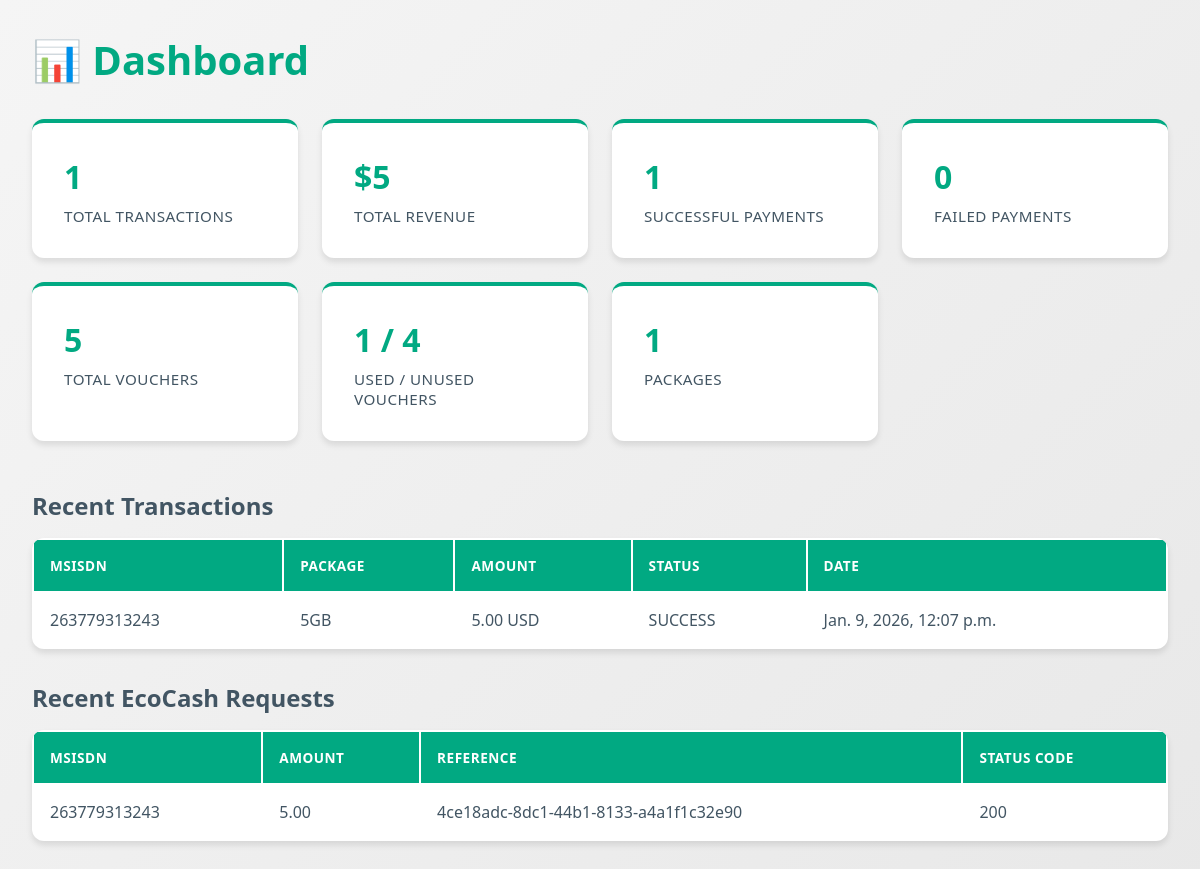
Page /dashboard/ (signed in) on the earlier database version.
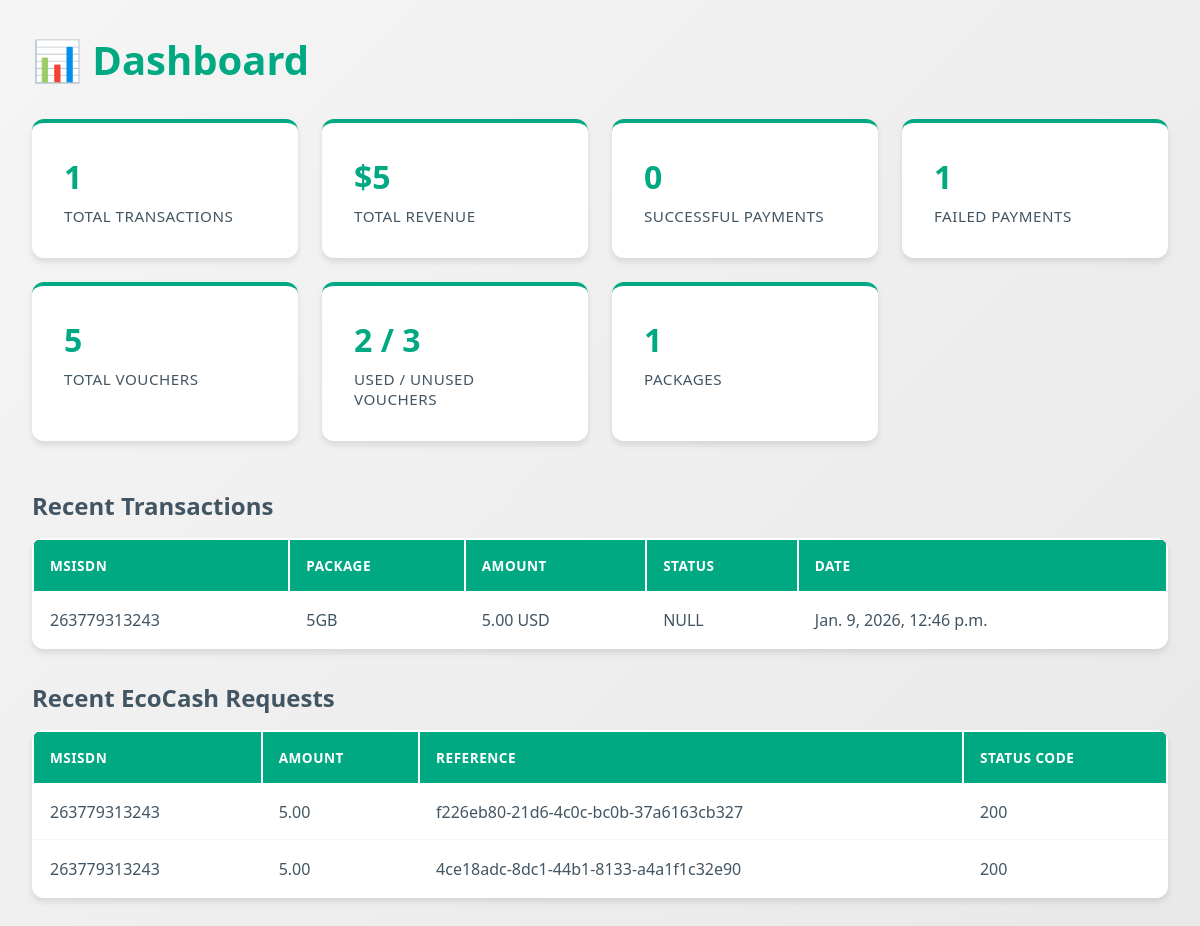
Same page on the later database version.
### main/models.py (models this page shows, shortened)
class Transaction(models.Model):
    customer_msisdn = models.CharField(max_length=12)
    amount = models.DecimalField(max_digits=10, decimal_places=2)
    package = models.CharField(max_length=50)  # e.g., 1GB, 5GB, 10GB, Unlimited
    currency = models.CharField(max_length=10, default="USD")
    source_reference = models.CharField(max_length=100, unique=True, primary_key=True)
    timestamp = models.DateTimeField(auto_now_add=True)
    status = models.CharField(max_length=50 ,default="NULL")

class EcoCashTransaction(models.Model):
    timestamp = models.DateTimeField(auto_now=True)
    customer_msisdn = models.CharField(max_length=12)
    amount = models.DecimalField(max_digits=10, decimal_places=2)
    package = models.CharField(max_length=50)
    currency = models.CharField(max_length=10, default="USD")
    source_reference = models.CharField(max_length=64, unique=True)
    response = models.TextField()
    status_code = models.CharField(max_length=20)

### main/views.py (the view)
# urls.py: path('dashboard/', views.dashboard, name='dashboard'),
@login_required(login_url="login")
def dashboard(request):
    total_transactions = Transaction.objects.count()
    total_revenue = Transaction.objects.aggregate(
        total=Sum('amount')
    )['total'] or 0
    successful_transactions = Transaction.objects.filter(
        status__iexact='SUCCESS'
    ).count()
    failed_transactions = Transaction.objects.exclude(
        status__iexact='SUCCESS'
    ).count()
    total_vouchers = Voucher.objects.count()
    used_vouchers = Voucher.objects.filter(used=True).count()
    unused_vouchers = Voucher.objects.filter(used=False).count()
    total_packages = Package.objects.count()
    recent_transactions = Transaction.objects.order_by('-timestamp')[:10]
    recent_ecocash = EcoCashTransaction.objects.order_by('-timestamp')[:10]
    context = {
        'total_transactions': total_transactions,
        'successful_transactions': successful_transactions,
        'failed_transactions': failed_transactions,
        'total_revenue': total_revenue,
        'total_vouchers': total_vouchers,
        'used_vouchers': used_vouchers,
        'unused_vouchers': unused_vouchers,
        'total_packages': total_packages,
        'recent_transactions': recent_transactions,
        'recent_ecocash': recent_ecocash,
    }
    return render(request, 'dashboard.html', context)

### main/templates/dashboard.html (shortened to what this page needs)
<!DOCTYPE html>
<html>
<head>
</head>
<body>
<h1>📊 Dashboard</h1>
<div class="cards">
    <div class="card">
        <h2>{{ total_transactions }}</h2>
        <p>Total Transactions</p>
    </div>
    <div class="card">
        <h2>${{ total_revenue }}</h2>
        <p>Total Revenue</p>
    </div>
    <div class="card">
        <h2>{{ successful_transactions }}</h2>
        <p>Successful Payments</p>
    </div>
    <div class="card">
        <h2>{{ failed_transactions }}</h2>
        <p>Failed Payments</p>
    </div>
    <div class="card">
        <h2>{{ total_vouchers }}</h2>
        <p>Total Vouchers</p>
    </div>
    <div class="card">
        <h2>{{ used_vouchers }} / {{ unused_vouchers }}</h2>
        <p>Used / Unused Vouchers</p>
    </div>
    <div class="card">
        <h2>{{ total_packages }}</h2>
        <p>Packages</p>
    </div>
</div>
<h2>Recent Transactions</h2>
<table>
    <tr>
        <th>MSISDN</th>
        <th>Package</th>
        <th>Amount</th>
        <th>Status</th>
        <th>Date</th>
    </tr>
    {% for tx in recent_transactions %}
    <tr>
        <td>{{ tx.customer_msisdn }}</td>
        <td>{{ tx.package }}</td>
        <td>{{ tx.amount }} {{ tx.currency }}</td>
        <td>{{ tx.status }}</td>
        <td>{{ tx.timestamp }}</td>
    </tr>
    {% endfor %}
</table>
<h2>Recent EcoCash Requests</h2>
<table>
    <tr>
        <th>MSISDN</th>
        <th>Amount</th>
        <th>Reference</th>
        <th>Status Code</th>
    </tr>
    {% for ec in recent_ecocash %}
    <tr>
        <td>{{ ec.customer_msisdn }}</td>
        <td>{{ ec.amount }}</td>
        <td>{{ ec.source_reference }}</td>
        <td>{{ ec.status_code }}</td>
    </tr>
    {% endfor %}
</table>
</body>
</html>

### main/templates/dashboard.html (style rules this page uses)
* { margin: 0; padding: 0; box-sizing: border-box; }
body { font-family: 'Segoe UI', Tahoma, Geneva, Verdana, sans-serif; background: linear-gradient(135deg, #f5f5f5 0%, #e8e8e8 100%); padding: 2rem; color: #425563; }
h1 { color: #01A982; font-size: 2.5rem; margin-bottom: 2rem; font-weight: 600; }
h2 { color: #425563; font-size: 1.5rem; margin: 2rem 0 1rem 0; font-weight: 600; }
.cards { display: grid; grid-template-columns: repeat(auto-fit, minmax(250px, 1fr)); gap: 1.5rem; margin-bottom: 3rem; }
.card { background: white; border-radius: 12px; padding: 2rem; box-shadow: 0 4px 6px rgba(0, 0, 0, 0.1); transition: transform 0.3s ease, box-shadow 0.3s ease; border-top: 4px solid #01A982; }
.card h2 { color: #01A982; font-size: 2rem; margin: 0 0 0.5rem 0; font-weight: 700; }
.card p { color: #425563; font-size: 0.95rem; font-weight: 500; text-transform: uppercase; letter-spacing: 0.5px; }
table { width: 100%; background: white; border-radius: 12px; overflow: hidden; box-shadow: 0 4px 6px rgba(0, 0, 0, 0.1); margin-bottom: 2rem; }
th { background: #01A982; color: white; padding: 1rem; text-align: left; font-weight: 600; text-transform: uppercase; font-size: 0.85rem; letter-spacing: 0.5px; }
td { padding: 1rem; border-bottom: 1px solid #f5f5f5; color: #425563; }
tr:last-child td { border-bottom: none; }

Differences in the rows shown:
removed Transaction: customer_msisdn "263779313243", package "5GB", amount "5.00", currency "USD", status "SUCCESS", timestamp "Jan. 9, 2026, 12:07 p.m."
added Transaction: customer_msisdn "263779313243", package "5GB", amount "5.00", currency "USD", status "NULL", timestamp "Jan. 9, 2026, 12:46 p.m."
added EcoCashTransaction: customer_msisdn "263779313243", amount "5.00", source_reference "f226eb80-21d6-4c0c-bc0b-37a6163cb327", status_code "200"
Other differences:
{{ successful_transactions }}: "1" → "0"
{{ failed_transactions }}: "0" → "1"
{{ used_vouchers }}: "1" → "2"
{{ unused_vouchers }}: "4" → "3"
